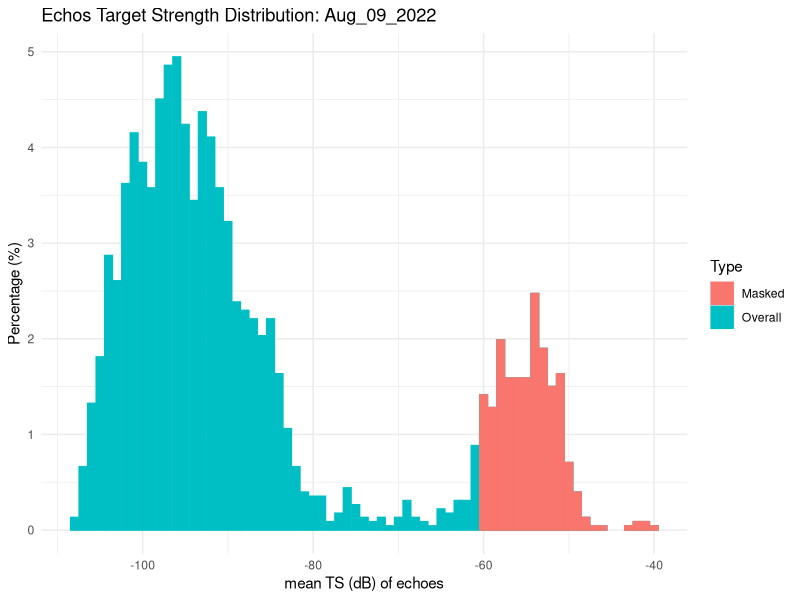
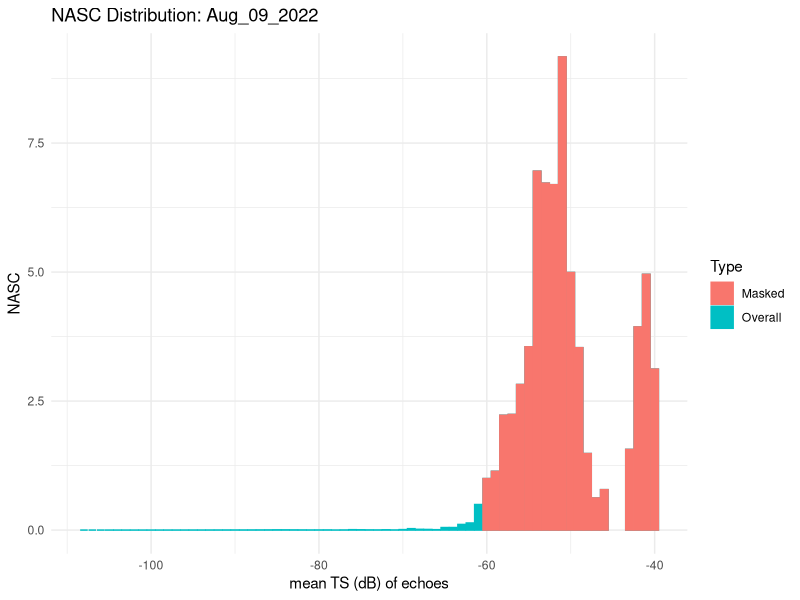
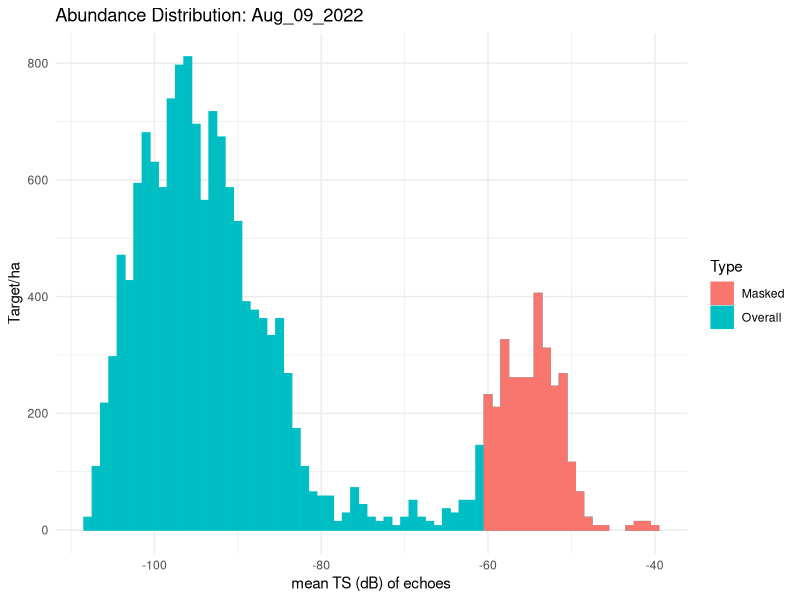
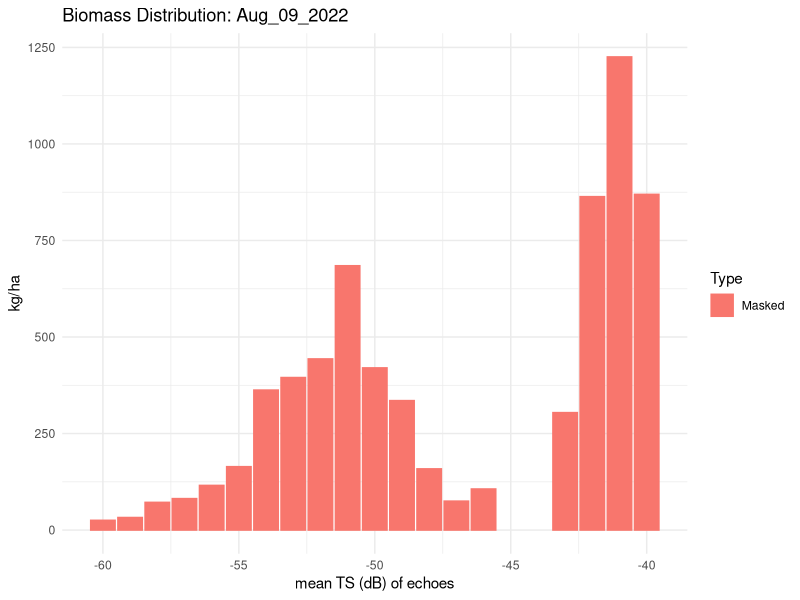

R code for these plots, in order: (Note: this script raises an error after producing the figures.)
#############################################################
#                                                           #
#    Processing ESP3 exported data after echo integration   #
#                                                           #
#   Author: Francesco Masnadi (DEEP, Stockholm University)  #
#                                                           #
#############################################################

# Load necessary libraries
library(readxl)
library(dplyr)
library(ggplot2)
library(rstudioapi)

# Function to produce metrics of interest starting from total NASC and TS-echoes histogram (similar to Stox)
process_ESP3_data <- function(db_nasc, db_hist, a, b, b20, TS_min, TS_max) {
  # Process TS data
  db_TS_hist <- db_hist %>% 
    group_by(Track_ID)  %>% # some echoes are in several pings
    summarise(mTS = mean(TS_comp), .groups = "drop") %>%  # mean TS by echoes
    mutate(TSclas = round(mTS)) %>%
    group_by(TSclas) %>%
    summarise(count = n(), .groups = "drop") %>%
    mutate(
      percentage = count / sum(count),
      sigma_bs = 10^(TSclas / 10)  # Convert echoes TS to backscattering cross-section
    ) %>%
    # Join with total NASC from db_nasc 
    mutate(db_nasc %>% 
                  group_by(Horz_Slice_Idx) %>% 
                  summarise(sumproduct = sum(NASC*Nb_good_pings),# sumproduct by depth layer 
                            goodpings = sum(Nb_good_pings),# good pings 
                            sump_pings = sumproduct/goodpings,# sumproduct/good pings
                            .groups = "drop") %>% 
                  summarise(NASC= sum(sump_pings))) %>% # totNASc
    mutate(
      # here I mimic the procedure from the same function of StoX package: https://stoxproject.github.io/RstoxBase/reference/AcousticDensity.html
      NASCbyTS = (sigma_bs*count / sum(sigma_bs*count)) * NASC # NASC per bin
    ) %>%
    # Calculate Length, Weight, Abundance, and Biomass
    mutate(
      # before starting, add Info from the transect
      Type = "Overall",
      Info = as.POSIXct(min(db_nasc$Time_S), format = "%d/%m/%Y %H:%M:%OS", tz = "UTC"),
      Info = format(Info, "%b_%d_%Y"),
      Year = format(as.POSIXct(min(db_nasc$Time_S), format = "%d/%m/%Y %H:%M:%OS", tz = "UTC"),format = "%Y"),
      Month = format(as.POSIXct(min(db_nasc$Time_S), format = "%d/%m/%Y %H:%M:%OS", tz = "UTC"),format = "%m"),
      Day =  format(as.POSIXct(min(db_nasc$Time_S), format = "%d/%m/%Y %H:%M:%OS", tz = "UTC"),format = "%d"),
      Time_Min =   abs(as.numeric(as.POSIXct(min(db_nasc$Time_S), format = "%d/%m/%Y %H:%M:%OS", tz = "UTC")-as.POSIXct(max(db_nasc$Time_E), format = "%d/%m/%Y %H:%M:%OS", tz = "UTC"))),
      Distance = max(db_nasc$Dist_E), # in meter
      SpeedVes =  (Distance/1852)/(Time_Min/60), # knots
      
      Len = 10^((TSclas - b20) / 20),  # Convert TS to fish length
      W = a * Len^b,  # Compute fish weight
      
      abund_nm2_byTS = NASCbyTS / (4 * pi * sigma_bs),
      abund_hectar_byTS = abund_nm2_byTS / 343,
      abund_m2_byTS = abund_hectar_byTS / 10000,
      biomass_nm2_byTS = W * abund_nm2_byTS,
      biomass_hectar_byTS = biomass_nm2_byTS / 343,
      biomass_m2_byTS = biomass_hectar_byTS / 10000
    ) %>%
    mutate(
      mean_abund_hectar = mean(abund_hectar_byTS, na.rm = TRUE),
      tot_abund_hectar = sum(abund_hectar_byTS, na.rm = TRUE),
      mean_biomass_hectar = mean(biomass_hectar_byTS, na.rm = TRUE),
      tot_biomass_hectar = sum(biomass_hectar_byTS, na.rm = TRUE)
    )
  
  # Apply TS class filter while maintaining the same columns
  db_TS_hist_mask <- db_TS_hist %>%
    filter(TSclas <= TS_min & TSclas >= TS_max ) %>%
    mutate(Type = "Masked") %>%
    mutate(
      NASC = sum(NASCbyTS, na.rm = TRUE),
      mean_abund_hectar = mean(abund_hectar_byTS, na.rm = TRUE),
      tot_abund_hectar = sum(abund_hectar_byTS, na.rm = TRUE),
      mean_biomass_hectar = mean(biomass_hectar_byTS, na.rm = TRUE),
      tot_biomass_hectar = sum(biomass_hectar_byTS, na.rm = TRUE)
    )
  
  # Combine total and masked datasets while ensuring same structure
  dbfin <- bind_rows(db_TS_hist, db_TS_hist_mask) %>% select(Info,Year,Month,Day,Time_Min,Distance,SpeedVes,Type,NASC,tot_abund_hectar,tot_biomass_hectar,TSclas,Len,W,everything())
  
  # Remove the biomass from the "Total" part of the db (since we don't have L-W rel)
  dbfin <- dbfin %>%
    mutate(biomass_nm2_byTS = ifelse(Type == "Masked", biomass_nm2_byTS, NA),
           biomass_hectar_byTS = ifelse(Type == "Masked", biomass_hectar_byTS, NA),
           biomass_m2_byTS = ifelse(Type == "Masked", biomass_m2_byTS, NA),
           tot_biomass_hectar = ifelse(Type == "Masked", tot_biomass_hectar, NA),
           mean_biomass_hectar = ifelse(Type == "Masked", mean_biomass_hectar, NA)
           )
   
  return(dbfin)
}

# Set wd automatically in the folder the script is stored
setwd(dirname(rstudioapi::getActiveDocumentContext()$path)) 
# Read in your datasets:
# dbTS from ESP3: see User manual point 2: "Single Target and Echoes detection"
# dbNASC from ESP3: see User manual point 3: "Echo integration of the transect"
dbTS <- read_excel("TStot_Echohist_Aug_09_2022.xlsx", sheet = "Tracked Targets") 
dbNASC <- read_excel("NASCtot_Aug_09_2022.xlsx") 

#dbTS <- read_excel("C:/Users/frma6502/Desktop/SU/EKOLOD/esp3testH4/TShist.xlsx",sheet = "Tracked Targets")
#dbNASC <- read_excel("C:/Users/frma6502/Desktop/SU/EKOLOD/esp3testH4/regionby10x10_badpings.xlsx")

#######################################################################################
# Calculate Total and "by TS" abundance/NASC/biomass for the specie/group of interest #
#######################################################################################

# Define species parameters and TS mask range 
a <- 0.0054 # a from L-W rel for clupeids (W=a*Len^b)      
b <- 3.04 # b from L-W rel for clupeids (W=a*Len^b)          
b20 <- -68.6 # b20 value in the Baltic from Didrikas & Hansson 2004
TS_min <- -40   # assumed TS range for small pelagic fish/clupeids
TS_max <- -60   # assumed TS range for small pelagic fish/clupeids
# Call the function and View first rows of the final db
dbfin <- process_ESP3_data(dbNASC, dbTS, a, b, b20, TS_min, TS_max);head(dbfin)


##################
# various PLOTS  #
##################
# change "x = TSclas" to x=Len for length based plots

# plot TS hist total
ggplot(dbfin, aes(x = TSclas, y = percentage*100, fill = Type, color =Type )) +
  geom_bar(stat = "identity", alpha =1  ,position= "identity") +
  labs(title = paste0("Echos Target Strength Distribution: ", dbfin$Info), x = "mean TS (dB) of echoes", y = "Percentage (%)") + 
  theme_minimal(); unique(dbfin$TSclas)

# plot NASC hist
ggplot(dbfin, aes(x = TSclas, y = NASCbyTS, fill = Type, color =Type )) +
  geom_bar(stat = "identity", alpha =1  ,position= "identity") +
  labs(title = paste0("NASC Distribution: ", dbfin$Info), x = "mean TS (dB) of echoes", y = "NASC") + 
  theme_minimal(); unique(dbfin$NASC)

# plot Abund hist
ggplot(dbfin, aes(x = TSclas, y = abund_hectar_byTS, fill = Type, color =Type )) +
  geom_bar(stat = "identity", alpha =1  ,position= "identity") +
  labs(title = paste0("Abundance Distribution: ", dbfin$Info) , x = "mean TS (dB) of echoes", y = "Target/ha") + 
  theme_minimal(); unique(dbfin$tot_abund_hectar)

 # plot Biom hist (considered only the masked part)
ggplot(dbfin%>% dplyr::filter(Type=="Masked"), aes(x = TSclas, y = biomass_hectar_byTS, fill = Type, color =Type)) + geom_bar(stat = "identity", alpha =1  ,position= "identity") +
  labs(title = paste0("Biomass Distribution: ", dbfin$Info), x = "mean TS (dB) of echoes", y = "kg/ha") +
  theme_minimal(); unique(dbfin$tot_biomass_hectar)


###############################################
# Save the final db
write.csv(dbfin,paste0("Final_dbs/db_",unique(dbfin$Info),"_",TS_min, TS_max,".csv"), row.names = F)
